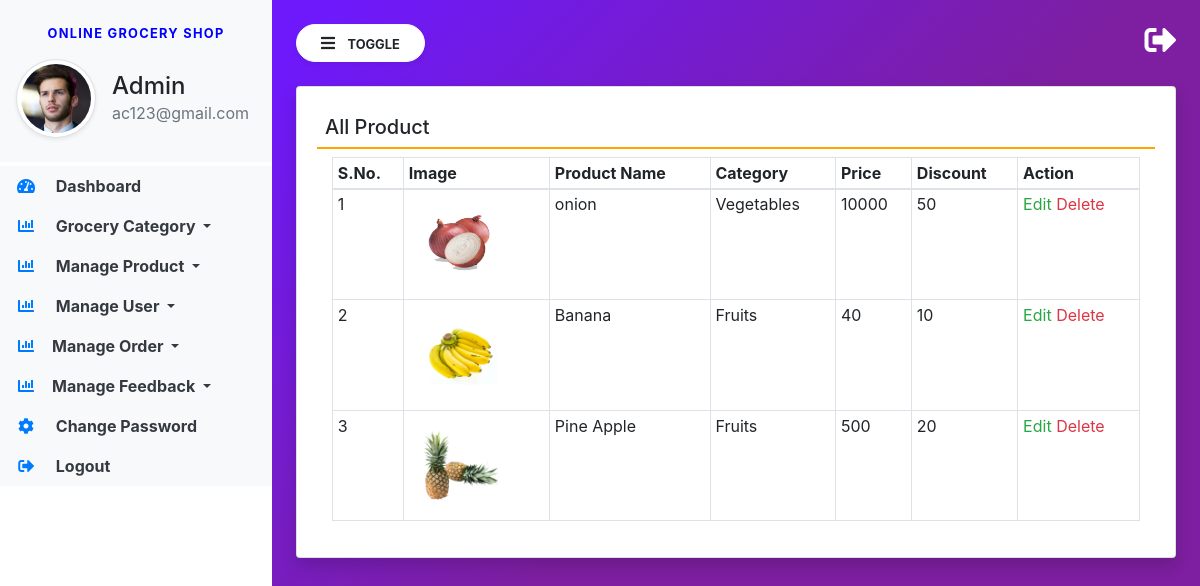
/view-product/ (signed in), run on an earlier commit of the app's database.
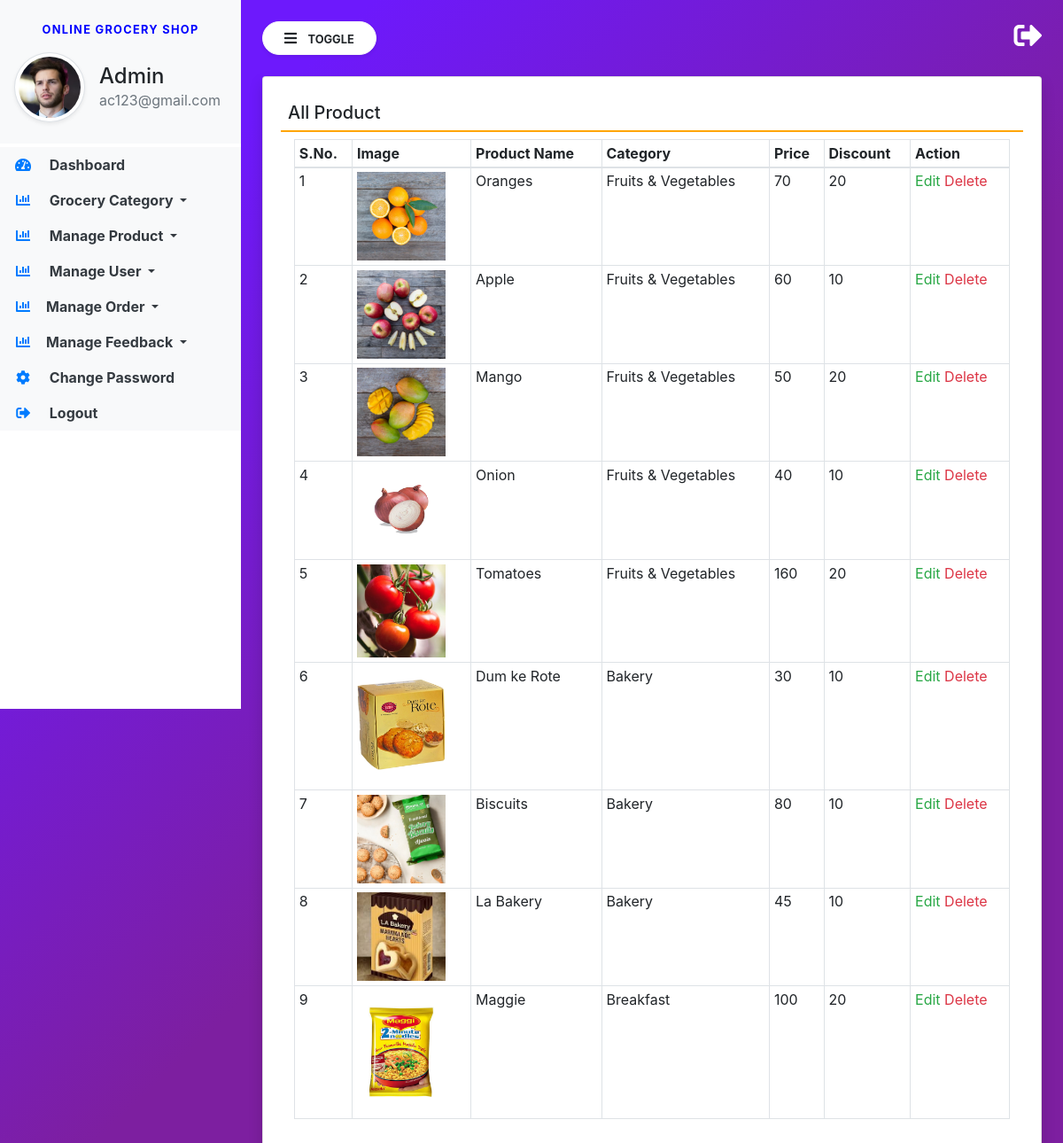
And on a later commit of the database.
### groceryapp/models.py (models this page shows, shortened)
class Product(models.Model):
    category = models.ForeignKey(Category, on_delete=models.CASCADE, null=True, blank=True)
    name = models.CharField(max_length=100, null=True, blank=True)
    image = models.FileField(null=True, blank=True)
    description = models.TextField(null=True, blank=True)
    price = models.CharField(max_length=100, null=True, blank=True)
    discount = models.CharField(max_length=100, null=True, blank=True)
    updated = models.DateTimeField(auto_now=True)
    created = models.DateTimeField(auto_now_add=True)

class Category(models.Model):
    name = models.CharField(max_length=100, null=True, blank=True)
    created = models.DateTimeField(auto_now_add=True)

### groceryapp/views.py (the view)
# urls.py: path('view-product/', view_product, name='view_product'),
def view_product(request):
    if not request.user.is_staff:
        return redirect('admin_login')
    product = Product.objects.all()
    return render(request, 'view_product.html', locals())

### groceryapp/templates/view_product.html
{% extends 'admin_base.html' %}
{% block main  %}
<div class="card shadow">
    <div class="card-body">
        <h5 class="p-2" style="border-bottom: 2px solid orange;">All Product</h5>
        <div class="container-fluid">
            <table class="table table-bordered table-sm" id="example">
                <thead>
                <tr>
                    <th>S.No.</th>
                    <th>Image</th>
                    <th>Product Name</th>
                    <th>Category</th>
                    <th>Price</th>
                    <th>Discount</th>
                    <th>Action</th>
                </tr>
                </thead>
                <tbody>
                {% for i in product %}
                <tr>
                    <td>{{forloop.counter}}</td>
                    <td><img src="{{i.image.url}}" style="width:100px"/></td>
                    <td>{{i.name}}</td>
                    <td>{{i.category.name}}</td>
                    <td>{{i.price}}</td>
                    <td>{{i.discount}}</td>
                    <td>
                        <a href="/edit-product/{{i.id}}/" class="text-success">Edit</a>
                        <a href="/delete-product/{{i.id}}/" class="text-danger"
                           onclick="return confirm('Are You Sure?')">Delete</a></td>
                </tr>
                {% endfor %}
                </tbody>
            </table>
        </div>
    </div>
</div>
{% endblock %}

What changed in the data, as far as the page shows it:
removed Product: image (picture), name "onion", category.name "Vegetables", price "10000", discount "50"
removed Product: image (picture), name "Banana", category.name "Fruits", price "40", discount "10"
removed Product: image (picture), name "Pine Apple", category.name "Fruits", price "500", discount "20"
added Product: image (picture), name "Oranges", category.name "Fruits & Vegetables", price "70", discount "20"
added Product: image (picture), name "Apple", category.name "Fruits & Vegetables", price "60", discount "10"
added Product: image (picture), name "Mango", category.name "Fruits & Vegetables", price "50", discount "20"
added Product: image (picture), name "Onion", category.name "Fruits & Vegetables", price "40", discount "10"
added Product: image (picture), name "Tomatoes", category.name "Fruits & Vegetables", price "160", discount "20"
added Product: image (picture), name "Dum ke Rote", category.name "Bakery", price "30", discount "10"
added Product: image (picture), name "Biscuits", category.name "Bakery", price "80", discount "10"
added Product: image (picture), name "La Bakery", category.name "Bakery", price "45", discount "10"
added Product: image (picture), name "Maggie", category.name "Breakfast", price "100", discount "20"
